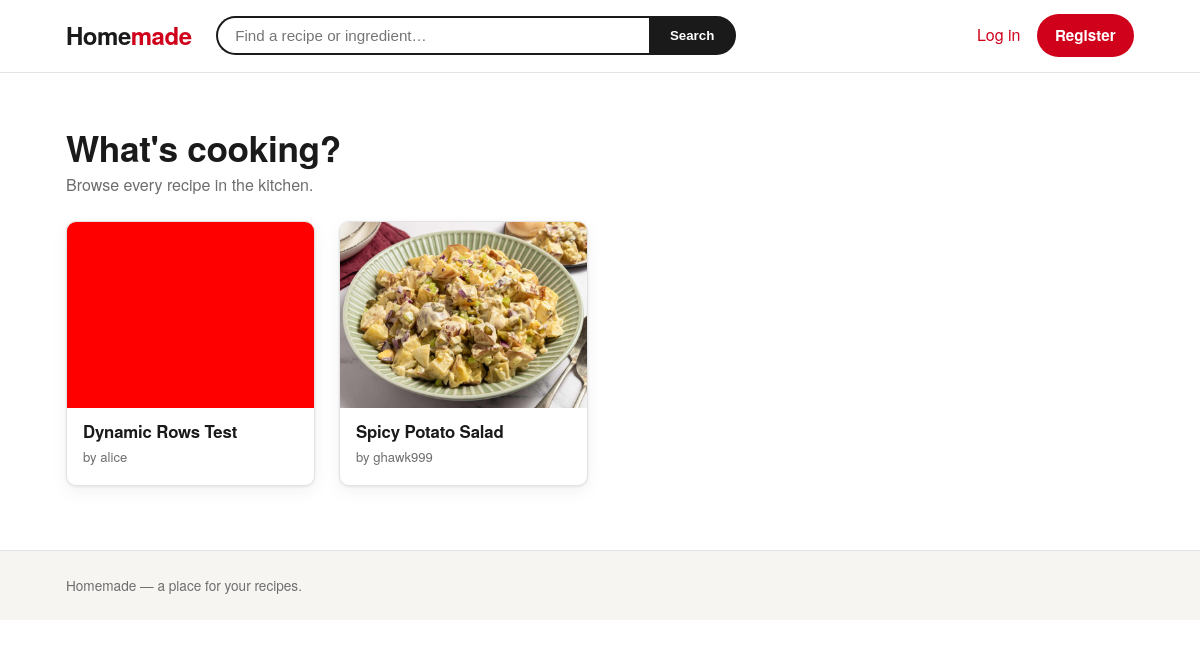
Before: / with the older database file.
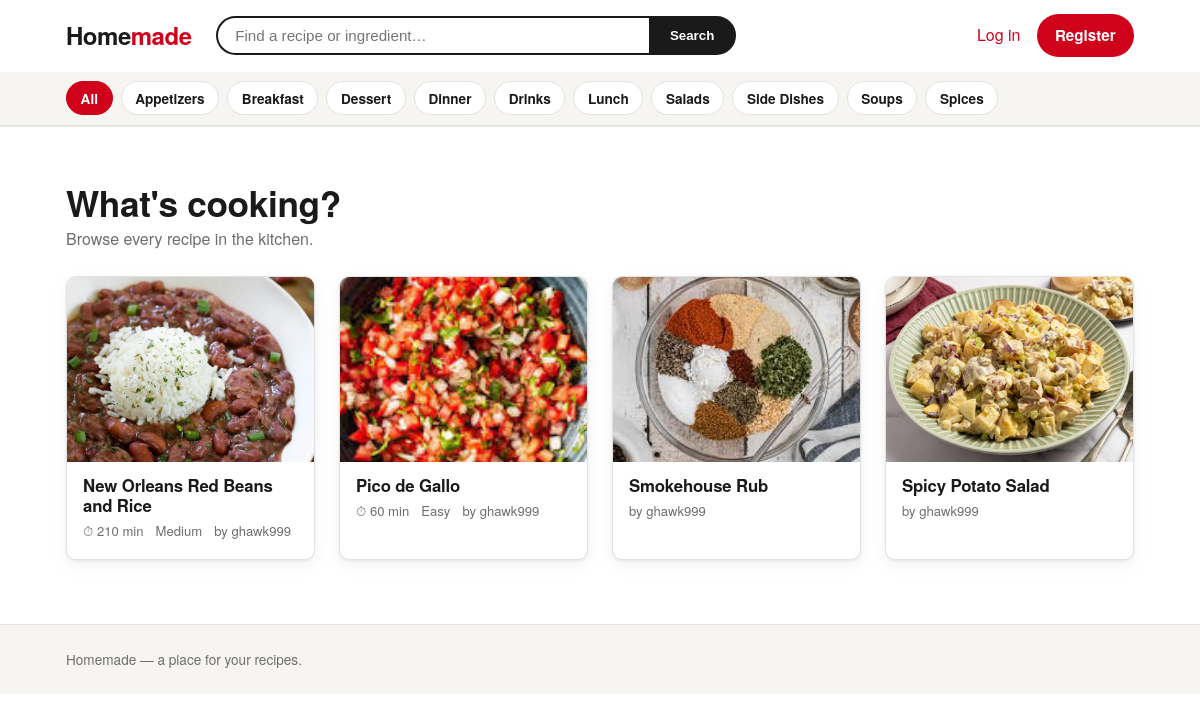
After: the same page with the newer database file.
### cookbook/models.py (models this page shows, shortened)
class Recipe(models.Model):
    class Difficulty(models.TextChoices):
        EASY = 'easy', 'Easy'
        MEDIUM = 'medium', 'Medium'
        HARD = 'hard', 'Hard'
    author = models.ForeignKey(
        settings.AUTH_USER_MODEL,
        on_delete=models.CASCADE,
        related_name='recipes',
    )
    name = models.CharField(max_length=200)
    description = models.TextField(blank=True)
    categories = models.ManyToManyField(
        Category, related_name='recipes', blank=True
    )
    cuisine = models.CharField(max_length=100, blank=True)
    prep_minutes = models.PositiveIntegerField(null=True, blank=True)
    cook_minutes = models.PositiveIntegerField(null=True, blank=True)
    servings = models.PositiveIntegerField(null=True, blank=True)
    difficulty = models.CharField(
        max_length=10, choices=Difficulty.choices, blank=True
    )
    calories = models.PositiveIntegerField(null=True, blank=True)
    protein_g = models.PositiveIntegerField(null=True, blank=True)
    carbs_g = models.PositiveIntegerField(null=True, blank=True)
    fat_g = models.PositiveIntegerField(null=True, blank=True)
    created_at = models.DateTimeField(auto_now_add=True)
    updated_at = models.DateTimeField(auto_now=True)
    class Meta:
        ordering = ['-created_at']
    def get_absolute_url(self):
        return reverse('cookbook:recipe_detail', kwargs={'pk': self.pk})
    @property
    def total_minutes(self):
        if self.prep_minutes is None and self.cook_minutes is None:
            return None
        return (self.prep_minutes or 0) + (self.cook_minutes or 0)

class RecipePhoto(models.Model):
    recipe = models.ForeignKey(
        Recipe, on_delete=models.CASCADE, related_name='photos'
    )
    image = models.ImageField(upload_to='recipes/%Y/%m/')
    caption = models.CharField(max_length=200, blank=True)
    order = models.PositiveIntegerField(default=0)
    class Meta:
        ordering = ['order', 'id']

class Category(models.Model):
    name = models.CharField(max_length=100, unique=True)
    slug = models.SlugField(max_length=100, unique=True, blank=True)
    class Meta:
        ordering = ['name']
        verbose_name_plural = 'categories'
    def get_absolute_url(self):
        return reverse('cookbook:category_detail', kwargs={'slug': self.slug})

### accounts/models.py (models this page shows)
class User(AbstractUser):
    pass

### cookbook/views.py (the view, shortened to what this page needs)
# urls.py: path('', RecipeListView.as_view(), name='recipe_list'),
class RecipeListView(ListView):
    model = Recipe
    template_name = 'cookbook/recipe_list.html'
    context_object_name = 'recipes'
    paginate_by = 12
    def get_category(self):
        slug = self.kwargs.get('slug')
        if slug:
            return get_object_or_404(Category, slug=slug)
        return None
    def get_queryset(self):
        qs = (
            Recipe.objects
            .select_related('author')
            .prefetch_related('photos', 'categories')
        )
        category = self.get_category()
        if category:
            qs = qs.filter(categories=category)
        query = self.request.GET.get('q', '').strip()
        return qs
    def get_context_data(self, **kwargs):
        ctx = super().get_context_data(**kwargs)
        ctx['query'] = self.request.GET.get('q', '').strip()
        ctx['category'] = self.get_category()
        ctx['categories'] = Category.objects.all()
        return ctx

### templates/cookbook/recipe_list.html (shortened to what this page needs)
{% extends 'base.html' %}
{% block content %}
{% if query %}
    <h1>Results for &ldquo;{{ query }}&rdquo;</h1>
    <p class="meta">{{ paginator.count }} recipe{{ paginator.count|pluralize }} found</p>
{% elif category %}
    <h1>{{ category.name }}</h1>
    <p class="meta">{{ paginator.count }} recipe{{ paginator.count|pluralize }}</p>
{% else %}
    <h1 style="font-size:2.2rem;margin-bottom:.25rem;">What's cooking?</h1>
    <p class="meta" style="margin-top:0;font-size:1rem;">Browse every recipe in the kitchen.</p>
{% endif %}
<div class="card-grid" style="margin-top:1.5rem;">
{% for recipe in recipes %}
    <article class="card">
        <a href="{{ recipe.get_absolute_url }}">
            {% with first_photo=recipe.photos.first %}
                {% if first_photo %}
                    <span class="card__media"><img src="{{ first_photo.image.url }}" alt="{{ recipe.name }}"></span>
                {% else %}
                    <span class="card__media placeholder">🍽️</span>
                {% endif %}
            {% endwith %}
            <div class="card__body">
                <h2 class="card__title">{{ recipe.name }}</h2>
                <div class="card__meta">
                    {% if recipe.total_minutes %}<span>⏱ {{ recipe.total_minutes }} min</span>{% endif %}
                    {% if recipe.difficulty %}<span>{{ recipe.get_difficulty_display }}</span>{% endif %}
                    <span>by {{ recipe.author.username }}</span>
                </div>
            </div>
        </a>
    </article>
{% endfor %}
</div>
{% endblock %}

### templates/base.html (shortened to what this page needs)
{% load static %}
<!doctype html>
<html lang="en">
<head>
</head>
<body>
<header class="site-header">
    <div class="site-header__bar">
        <a class="logo" href="{% url 'cookbook:recipe_list' %}">Home<span>made</span></a>
        <form class="search" method="get" action="{% url 'cookbook:recipe_list' %}" role="search">
            <input type="search" name="q" placeholder="Find a recipe or ingredient…"
                   value="{{ query|default:'' }}" aria-label="Search recipes">
            <button type="submit">Search</button>
        </form>
        <nav class="header-nav">
            {% if user.is_authenticated %}
                <a class="button" href="{% url 'cookbook:recipe_create' %}">+ Add recipe</a>
                <span class="who">{{ user.username }}</span>
                <form method="post" action="{% url 'logout' %}" style="margin:0">
                    {% csrf_token %}
                    <button type="submit" class="btn-link">Log out</button>
                </form>
            {% else %}
                <a href="{% url 'login' %}">Log in</a>
                <a class="button" href="{% url 'register' %}">Register</a>
            {% endif %}
        </nav>
    </div>
    {% if categories %}
    <div class="cat-strip">
        <div class="cat-strip__inner">
            <a class="chip {% if not category %}is-active{% endif %}" href="{% url 'cookbook:recipe_list' %}">All</a>
            {% for cat in categories %}
                <a class="chip {% if category and category.pk == cat.pk %}is-active{% endif %}"
                   href="{{ cat.get_absolute_url }}">{{ cat.name }}</a>
            {% endfor %}
        </div>
    </div>
    {% endif %}
</header>
<main class="{% block main_class %}{% endblock %}">
    {% block content %}{% endblock %}
</main>
<footer class="site-footer">
    <div class="site-footer__inner">
        Homemade — a place for your recipes.
    </div>
</footer>
</body>
</html>

### templates/base.html (style rules this page uses)
:root { --accent: #d0021b; --accent-dark: #a80016; --ink: #1a1a1a; --muted: #6d6d6d; --line: #e3e3e3; --bg: #ffffff; --bg-soft: #f7f5f2; --radius: 10px; --shadow: 0 1px 3px rgba(0,0,0,.08), 0 6px 18px rgba(0,0,0,.05); }
* { box-sizing: border-box; }
body { font-family: "Helvetica Neue", Helvetica, Arial, sans-serif; margin: 0; color: var(--ink); background: var(--bg); line-height: 1.55; }
a { color: var(--accent); text-decoration: none; }
h1, h2, h3 { font-weight: 800; letter-spacing: -.01em; line-height: 1.15; }
.site-header { border-bottom: 1px solid var(--line); position: sticky; top: 0; background: var(--bg); z-index: 20; }
.site-header__bar { max-width: 1100px; margin: 0 auto; padding: .9rem 1rem; display: flex; align-items: center; gap: 1.5rem; }
.logo { font-size: 1.5rem; font-weight: 900; color: var(--ink); letter-spacing: -.02em; white-space: nowrap; }
.logo span { color: var(--accent); }
.search { flex: 1; display: flex; max-width: 520px; }
.search input { flex: 1; border: 2px solid var(--ink); border-right: 0; border-radius: 999px 0 0 999px; padding: .55rem 1.1rem; font-size: .95rem; outline: none; }
.search button { border: 2px solid var(--ink); background: var(--ink); color: #fff; border-radius: 0 999px 999px 0; padding: 0 1.2rem; font-weight: 700; cursor: pointer; }
.header-nav { display: flex; align-items: center; gap: 1rem; margin-left: auto; white-space: nowrap; }
.cat-strip { background: var(--bg-soft); border-bottom: 1px solid var(--line); }
.cat-strip__inner { max-width: 1100px; margin: 0 auto; padding: .6rem 1rem; display: flex; gap: .5rem; overflow-x: auto; align-items: center; }
.chip { display: inline-block; padding: .35rem .85rem; border-radius: 999px; background: #fff; border: 1px solid var(--line); color: var(--ink); font-size: .85rem; font-weight: 600; white-space: nowrap; }
.chip.is-active { background: var(--accent); border-color: var(--accent); color: #fff; }
main { max-width: 1100px; margin: 0 auto; padding: 2rem 1rem 4rem; }
.button { display: inline-block; background: var(--accent); color: #fff; padding: .6rem 1.15rem; border: 0; border-radius: 999px; cursor: pointer; font-weight: 700; font-size: .95rem; }
.card-grid { display: grid; grid-template-columns: repeat(auto-fill, minmax(230px, 1fr)); gap: 1.5rem; }
.card { background: #fff; border: 1px solid var(--line); border-radius: var(--radius); overflow: hidden; box-shadow: var(--shadow); transition: transform .12s ease, box-shadow .12s ease; }
.card a { color: inherit; }
.card__media { aspect-ratio: 4 / 3; background: var(--bg-soft); display: block; overflow: hidden; }
.card__media img { width: 100%; height: 100%; object-fit: cover; display: block; }
.card__body { padding: .9rem 1rem 1.1rem; }
.card__title { font-size: 1.05rem; margin: 0 0 .35rem; }
.card__meta { color: var(--muted); font-size: .82rem; display: flex; gap: .75rem; flex-wrap: wrap; }
.meta { color: var(--muted); font-size: .9rem; }
.site-footer { border-top: 1px solid var(--line); background: var(--bg-soft); color: var(--muted); }
.site-footer__inner { max-width: 1100px; margin: 0 auto; padding: 1.5rem 1rem; font-size: .85rem; }

Changed rows visible on the page:
removed Recipe: photos.first.image (picture), name "Dynamic Rows Test", author.username "alice"
added Category: name "Appetizers"
added Category: name "Breakfast"
added Category: name "Dessert"
added Category: name "Dinner"
added Category: name "Drinks"
added Category: name "Lunch"
added Category: name "Salads"
added Category: name "Side Dishes"
added Category: name "Soups"
added Category: name "Spices"
added Recipe: photos.first.image (picture), name "New Orleans Red Beans and Rice", total_minutes "210", difficulty "Medium", author.username "ghawk999"
added Recipe: photos.first.image (picture), name "Pico de Gallo", total_minutes "60", difficulty "Easy", author.username "ghawk999"
added Recipe: photos.first.image (picture), name "Smokehouse Rub", author.username "ghawk999"
Other visible differences:
text now shown: "All"
